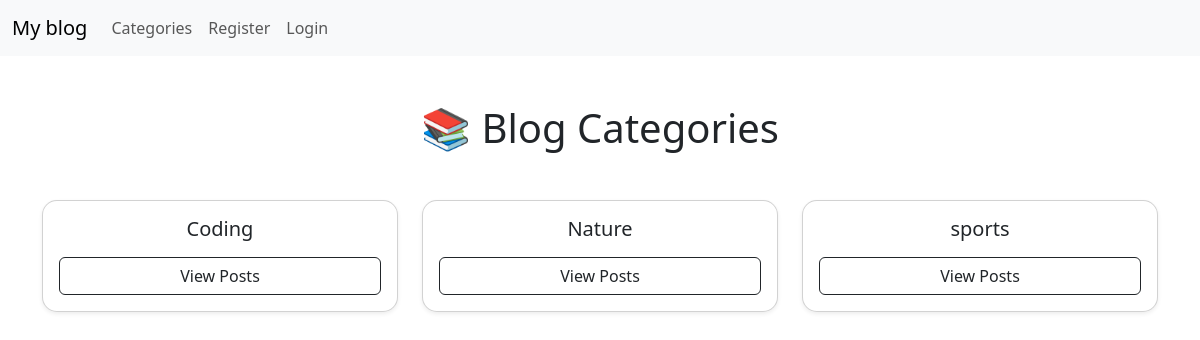
Page /category-list/ on the earlier database version.
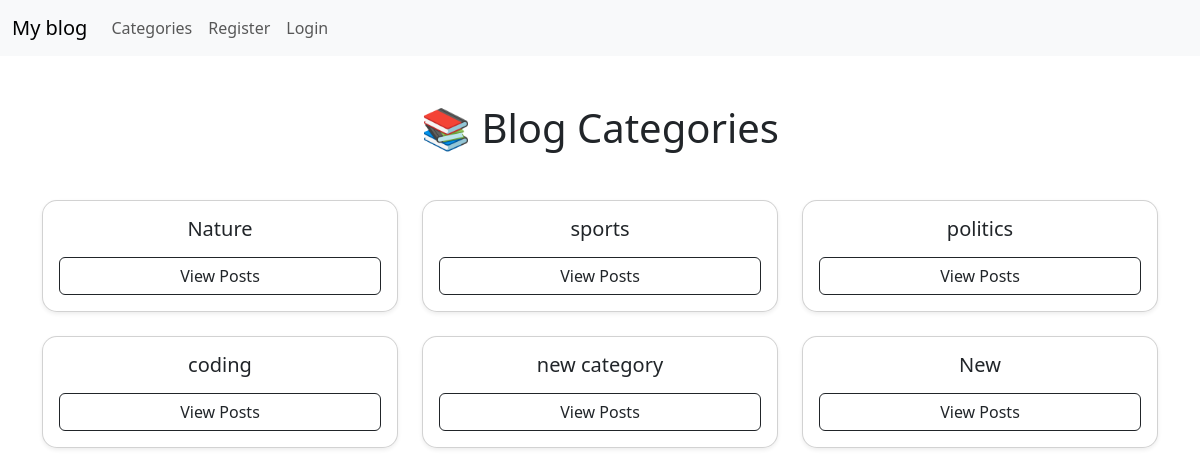
Same page on the later database version.
### blog/models.py (models this page shows, shortened)
class Category(models.Model):
    name = models.CharField(max_length=255)
    def __str__(self):
        return self.name
    class Meta:
         verbose_name_plural = 'categories'

### blog/views.py (the view)
# urls.py: path('category-list/', CategoryListView, name='category-list'),
def CategoryListView(request):
    cat_menu_list = Category.objects.all()
    return render(request, "category_list.html", {"cat_menu_list": cat_menu_list})

### blog/templates/category_list.html (shortened to what this page needs)
{% extends 'base.html' %}
{% block content %}
<div class="container mt-5">
    <h1 class="text-center mb-5">📚 Blog Categories</h1>
    <div class="row g-4">
        {% for item in cat_menu_list %}
        <div class="col-md-4 col-sm-6">
            <div class="card shadow-sm h-100 text-center p-3" style="border-radius: 15px;">
                <h5 class="mb-3">{{ item }}</h5>
                <a href="{% url 'category' item|slugify %}"
                   class="btn btn-outline-dark">
                   View Posts
                </a>
            </div>
        </div>
        {% endfor %}
    </div>
</div>
{% endblock %}

Differences in the rows shown:
removed Category: name "Coding"
added Category: name "politics"
added Category: name "coding"
added Category: name "new category"
added Category: name "New"
